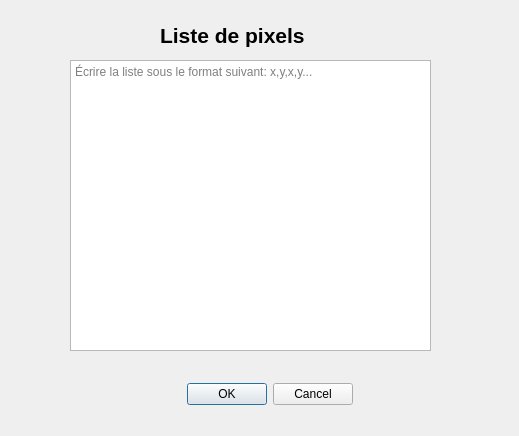
<?xml version="1.0" encoding="UTF-8"?>
<ui version="4.0">
 <class>Dialog</class>
 <widget class="QDialog" name="Dialog">
  <property name="geometry">
   <rect>
    <x>0</x>
    <y>0</y>
    <width>519</width>
    <height>436</height>
   </rect>
  </property>
  <property name="minimumSize">
   <size>
    <width>519</width>
    <height>436</height>
   </size>
  </property>
  <property name="maximumSize">
   <size>
    <width>519</width>
    <height>436</height>
   </size>
  </property>
  <property name="windowTitle">
   <string>Dialog</string>
  </property>
  <widget class="QTextEdit" name="textEdit_liste_pixels">
   <property name="geometry">
    <rect>
     <x>70</x>
     <y>60</y>
     <width>361</width>
     <height>291</height>
    </rect>
   </property>
   <property name="placeholderText">
    <string notr="true">Écrire la liste sous le format suivant: x,y,x,y...</string>
   </property>
  </widget>
  <widget class="QLabel" name="label">
   <property name="geometry">
    <rect>
     <x>160</x>
     <y>20</y>
     <width>201</width>
     <height>31</height>
    </rect>
   </property>
   <property name="font">
    <font>
     <pointsize>16</pointsize>
     <weight>75</weight>
     <bold>true</bold>
     <strikeout>false</strikeout>
    </font>
   </property>
   <property name="text">
    <string>Liste de pixels</string>
   </property>
   <property name="scaledContents">
    <bool>false</bool>
   </property>
  </widget>
  <widget class="QDialogButtonBox" name="buttonBox">
   <property name="geometry">
    <rect>
     <x>160</x>
     <y>380</y>
     <width>193</width>
     <height>28</height>
    </rect>
   </property>
   <property name="standardButtons">
    <set>QDialogButtonBox::Cancel|QDialogButtonBox::Ok</set>
   </property>
  </widget>
 </widget>
 <resources/>
 <connections/>
</ui>
